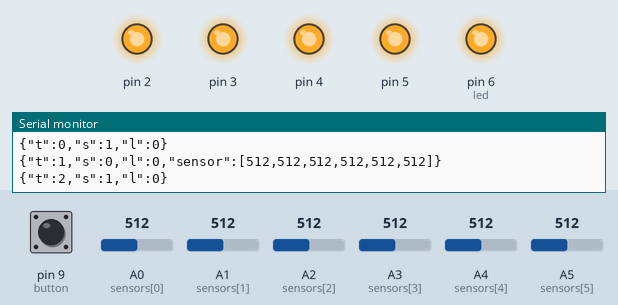
Recording of a sketch running on a simulated Arduino Uno, built with avr-gcc and run on an emulated ATmega328P. Shown: output pins drawn as LEDs (lit = HIGH), the last lines printed to the serial monitor. The test bench sets the inputs (shaded band); at power-on: pin 9 (button) HIGH, A0 (sensors[0]) = 512, A1 (sensors[1]) = 512, A2 (sensors[2]) = 512, A3 (sensors[3]) = 512, A4 (sensors[4]) = 512, A5 (sensors[5]) = 512. Pins used as bus, display or sensor lines are not drawn.

Above: at 24.8 s.
24.9 s: pin 9 (button) pulled LOW for 3 s
At 26.05 s:
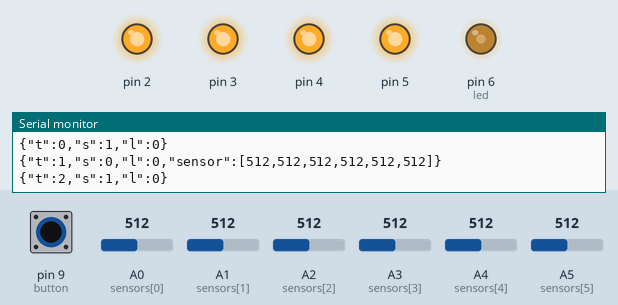
30.9 s: pin 9 (button) driven LOW
At 33.4 s:
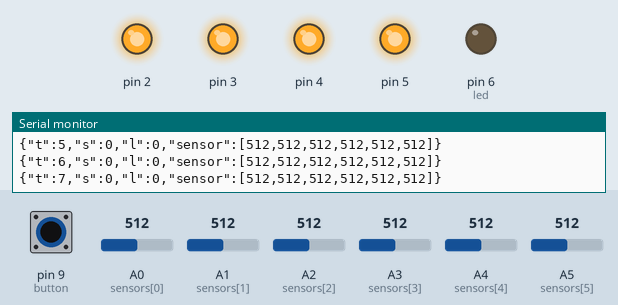
44.9 s: pin 9 (button) driven HIGH
At 46.2 s:
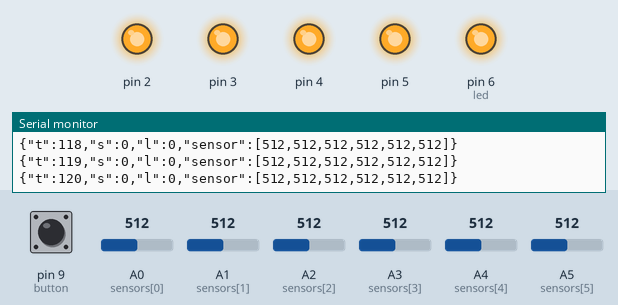
Timing chart, 0 to 47.9 s (numbered marks = the images above; inputs shaded):
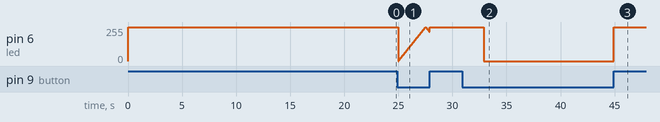

Measured:
- after the input at 30.9 s, pin 6 (led): 255/255 → 0/255 after 2.0 s
- after the input at 44.9 s, pin 6 (led): 0/255 → 255/255 at once

The sketch:

ArduinoSerialJSON.ino
```cpp
//------------------------------------------------------STATE-VARIABLES
const int button = 9;                                   // button for state changes
int machine_state = 0;                                  // circular integer for state

//------------------------------------------------------LED-VARIABLES
const int led = 6;                                      // pin
float led_intensity = 0;                                // value for the oscillation
float led_oscillation_variance = 0.006;                 // oscillation variance
boolean led_oscillation_direction = true;               // oscillation direction

//------------------------------------------------------SENSOR-VARIABLES
const int sensors[] = {A0, A1, A2, A3, A4, A5};         // array of sensor pins
int values[] = {0, 0, 0, 0, 0, 0};                      // values read from the sensors
boolean states[] = {true, true, true, true, true, true};// on/off states of sensors
int sensor_count = 6;                                   // number of sensors used

//------------------------------------------------------TRANSMISSION-VARIABLES
String JSON_string;                                     // transmission string
int transmission_number;                                // transmission id
int transmissions_per_second = 10;                       // frequency
long previous_millis = 0;                               // previous transmission time
long wait;                                              // wait time between


//---------------------------------------------------------------
//-----------------------------SETUP-----------------------------
//---------------------------------------------------------------
void setup() {
  //-----------------------------------------------------------TIME
  wait = (1000 / transmissions_per_second);
  //-----------------------------------------------------------PINS
  Serial.begin(9600);                                   // starting serial
  pinMode(0, OUTPUT);
  pinMode(1, OUTPUT);
  pinMode(2, OUTPUT);
  pinMode(3, OUTPUT);
  pinMode(4, OUTPUT);
  pinMode(5, OUTPUT);

  pinMode(led, OUTPUT);
  pinMode(button, INPUT_PULLUP);

  update_sensor_state();
  led_action();
}


//---------------------------------------------------------------
//-----------------------------LOOP------------------------------
//---------------------------------------------------------------
void loop()
{
  if ( wait < (millis() - previous_millis))
  {
    if (machine_state == 0 || machine_state == 1)
    {
      get_sensor_values();
      build_transmission();
      Serial.println(JSON_string);
    }
    led_action();
    previous_millis = millis();
  }
  if (machine_state == 2)
  {
    led_action();//------------------------------------LED-ACTION
  }

  machine_state_button();
}


//---------------------------------------------------------------
//-----------------------SENSOR-METHODS--------------------------
//---------------------------------------------------------------
void update_sensor_state()
{
  for (int i = 0; i < sensor_count; i++)
  {
    if (states[i])                                              // state?
    {
      digitalWrite(i, HIGH);
    }
    else
    {
      digitalWrite(i, LOW);
    }
  }
}
void toggle_sensor_state(int sensor)
{
  states[sensor] != states[sensor];
  update_sensor_state();
}
void get_sensor_values()
{
  for (int i = 0; i < sensor_count; i++)
  {
    values[i] = analogRead(sensors[i]);
  }
}


//---------------------------------------------------------------
//---------------------LED-STATUS-METHODS------------------------
//---------------------------------------------------------------
void led_action()
{
  if (machine_state == 0) //--------------------transmission mode
  {
    led_action_type_zero();
  }
  else if (machine_state == 1) //---------------short transmission mode
  {
    led_action_type_zero();
  }
  else if (machine_state == 2)
  {
    led_action_type_one();
  }

  analogWrite(led, (int) led_intensity);
}

void led_action_type_zero()
{
  if (led_oscillation_direction)
  {
    //led_intensity = 255.0;
    led_oscillation_direction = false;
  }
  else
  {
    led_intensity = 0.0;
    led_oscillation_direction = true;
  }
}

void led_action_type_one()
{
  //--------------INCREMENT OR DECREMENT BASED ON DIRECTION
  if (led_oscillation_direction) {
    led_intensity += led_oscillation_variance;
  }
  else
  {
    led_intensity -= led_oscillation_variance;
  }

  //-----------------TOGGLE DIRECTION IF SOON OUT OF BOUNDS
  if ((led_intensity > (255.0 - (led_oscillation_variance / 2))) || (led_intensity < (led_oscillation_variance / 2)))
  {
    if (led_oscillation_direction)
    {
      led_oscillation_direction = false;
    }
    else
    {
      led_oscillation_direction = true;
    }

  }
}

void machine_state_button() {
  int val = digitalRead(button);
  if (val == 1) {
    led_intensity = 255.0;
    led_oscillation_direction = true;
    analogWrite(led, (int)led_intensity);
    turn_machine_state();
    delay(5000);
    led_intensity = 0.0;
    analogWrite(led, (int)led_intensity);
  }
}

void turn_machine_state()
{
  if (machine_state < 2)
  {
    machine_state++;
  }
  else
  {
    machine_state = 0;
  }
}


//---------------------------------------------------------------
//--------------------TRANSMISSION-METHODS-----------------------
//---------------------------------------------------------------
void build_transmission()
{
  //RESET
  JSON_string = "";

  //TRANSMISSION
  JSON_string += "{\"t\":" ;
  JSON_string += String(transmission_number++);

  //STATE
  JSON_string += ",\"s\":";
  JSON_string += String((int)machine_state);
  JSON_string += ",\"l\":";
  JSON_string += String((int)led_intensity);


  if (machine_state == 0)
  {
    //SENSORS
    JSON_string += ",\"sensor\":[";
    for (int i = 0; i < sensor_count; i++)
    {
      JSON_string += values[i];
      if (i < (sensor_count - 1))
      {
        JSON_string += ",";
      }
    }
    JSON_string += "]";
  }


  //ENDING
  JSON_string += "}";
}
```
